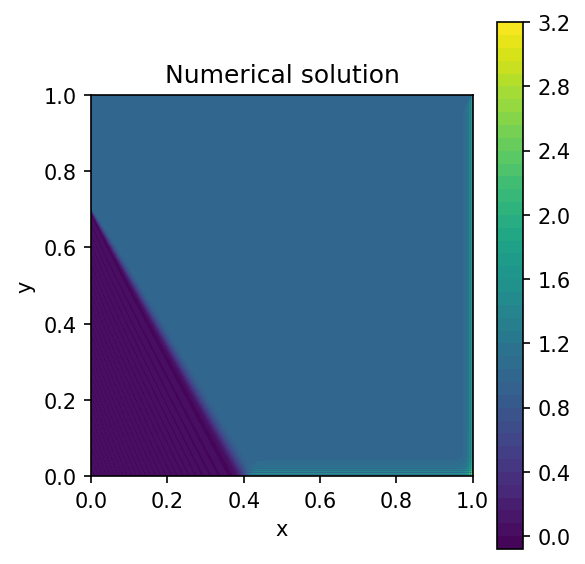

Write Python code to recreate this figure.
import numpy as np
import matplotlib.pyplot as plt

from findiff import BoundaryConditions, FinDiff, Identity, Coefficient, PDE

import matplotlib.pyplot as plt
from mpl_toolkits.mplot3d import Axes3D

eps = 1e-4
b_x, b_y = np.cos(-np.pi/3), np.sin(-np.pi/3)
c = 0
nx, ny = 400, 400
x = np.linspace(0.0, 1.0, nx)
y = np.linspace(0.0, 1.0, ny)
dx, dy = x[1] - x[0], y[1] - y[0]

X, Y = np.meshgrid(x, y, indexing="ij")

f = np.zeros_like(X)

# Dirichlet BCs on all sides using full-grid arrays
bc = BoundaryConditions((nx, ny))

bc_bottom = np.zeros_like(X)
bc[:, 0] = bc_bottom

bc_top = np.ones_like(X)
bc[:, -1] = bc_top

bc_left = np.zeros_like(X)
bc_left[0, int(0.7*ny):] = np.ones_like(bc_left[0, int(0.7*ny):])
bc[0, :] = bc_left

bc_right = np.zeros_like(X)
bc[-1, :] = bc_right

# Operator
diffusion = FinDiff(0, dx, 2) + FinDiff(1, dy, 2)
convection = Coefficient(b_x) * FinDiff(0, dx, 1) + Coefficient(b_y) * FinDiff(1, dy, 1)
L = Coefficient(-eps) * diffusion + convection + Coefficient(c) * Identity()

pde = PDE(L, f, bc)
u = pde.solve()

fig, axes = plt.subplots(1, 1, figsize=(4, 4))

im0 = axes.contourf(X, Y, u, levels=50, cmap="viridis")
axes.set_title("Numerical solution")
axes.set_xlabel("x")
axes.set_ylabel("y")
axes.set_aspect("equal")
plt.colorbar(im0, ax=axes)

plt.tight_layout()
plt.savefig("ex2.png", dpi=150, bbox_inches="tight")
plt.show()

# Create a new figure for the 3D plot
fig = plt.figure(figsize=(10, 6))
ax = fig.add_subplot(111, projection='3d')

surf = ax.plot_surface(X, Y, u, cmap='viridis') # linewidth=0, antialiased=False

# Add labels and title
ax.set_title("Numerical Solution (3D)")
ax.set_xlabel('x')
ax.set_ylabel('y')
ax.set_zlabel('u')

# Add a color bar which maps values to colors
fig.colorbar(surf, shrink=0.5, aspect=5)

# Show the plot
plt.tight_layout()
plt.show()

print("=== Convection-diffusion Ex2 ===")
print(f"Domain: x in [0,1], y in [0,1]")
print(f"Grid size: {nx} x {ny}")
print(f"Coefficients: b = ({b_x}, {b_y}), c = {c}")
print(f"U_min: {np.min(np.min(u, axis = 1), axis = 0)}, U_max: {np.max(np.max(u, axis = 1), axis = 0)}")
print("Figure saved as ex2.png")
